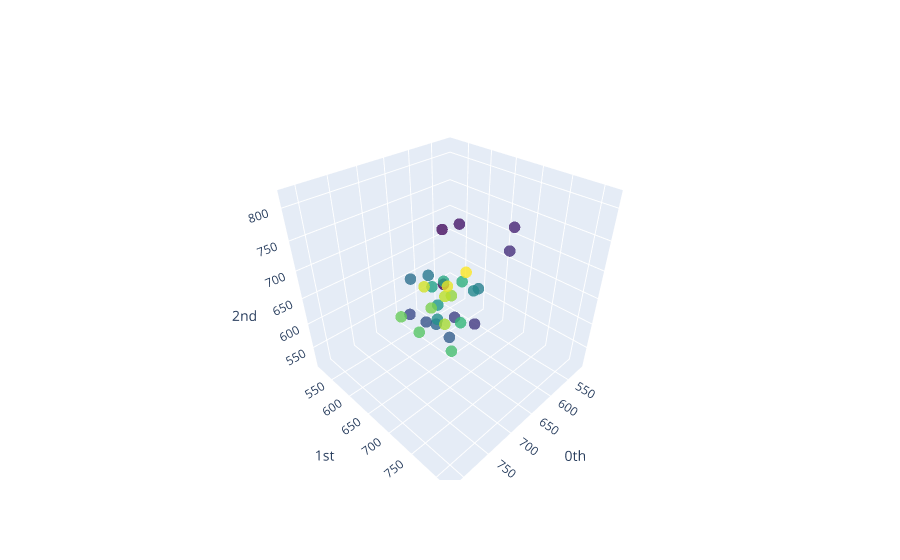

This figure's notebook cell:
### Markdown cell above
Now that we have our point clouds, let's visualise one of them:

### Code cell
window_num = 42
point_cloud = price_embedded_windows[window_num][:, :3]
plot_point_cloud(point_cloud)

### Figure 1 — Plotly figure (JSON) as saved in the notebook; plotly's stock layout.template omitted (floating-point values rounded to 4 significant figures)
{"data": [{"marker": {"color": [0, 1, 2, 3, 4, 5, 6, 7, 8, 9, 10, 11, 12, 13, 14, 15, 16, 17, 18, 19, 20, 21, 22, 23, 24, 25, 26, 27, 28, 29, 30], "colorscale": [[0, "#440154"], [0.1111, "#482878"], [0.2222, "#3e4989"], [0.3333, "#31688e"], [0.4444, "#26828e"], [0.5556, "#1f9e89"], [0.6667, "#35b779"], [0.7778, "#6ece58"], [0.8889, "#b5de2b"], [1, "#fde725"]], "opacity": 0.8, "size": 4}, "mode": "markers", "type": "scatter3d", "x": [683.7, 688.9, 669.9, 673.6, 687.1, 779.5, 785.6, 816.1, 792.3, 753.7, 752.9, 752.3, 727.3, 679.6, 686.0, 733.5, 730.5, 708.9, 707.0, 672.7, 694.4, 696.5, 715.4, 699.2, 647.7, 583.6, 601.8, 586.7, 587.3, 572.7, 516.0], "y": [669.9, 673.6, 687.1, 779.5, 785.6, 816.1, 792.3, 753.7, 752.9, 752.3, 727.3, 679.6, 686.0, 733.5, 730.5, 708.9, 707.0, 672.7, 694.4, 696.5, 715.4, 699.2, 647.7, 583.6, 601.8, 586.7, 587.3, 572.7, 516.0, 565.4, 559.6], "z": [687.1, 779.5, 785.6, 816.1, 792.3, 753.7, 752.9, 752.3, 727.3, 679.6, 686.0, 733.5, 730.5, 708.9, 707.0, 672.7, 694.4, 696.5, 715.4, 699.2, 647.7, 583.6, 601.8, 586.7, 587.3, 572.7, 516.0, 565.4, 559.6, 577.6, 580.0]}], "layout": {"scene": {"xaxis": {"exponentformat": "e", "showexponent": "all", "title": {"text": "0th"}, "type": "linear"}, "yaxis": {"exponentformat": "e", "showexponent": "all", "title": {"text": "1st"}, "type": "linear"}, "zaxis": {"exponentformat": "e", "showexponent": "all", "title": {"text": "2nd"}, "type": "linear"}}}}
